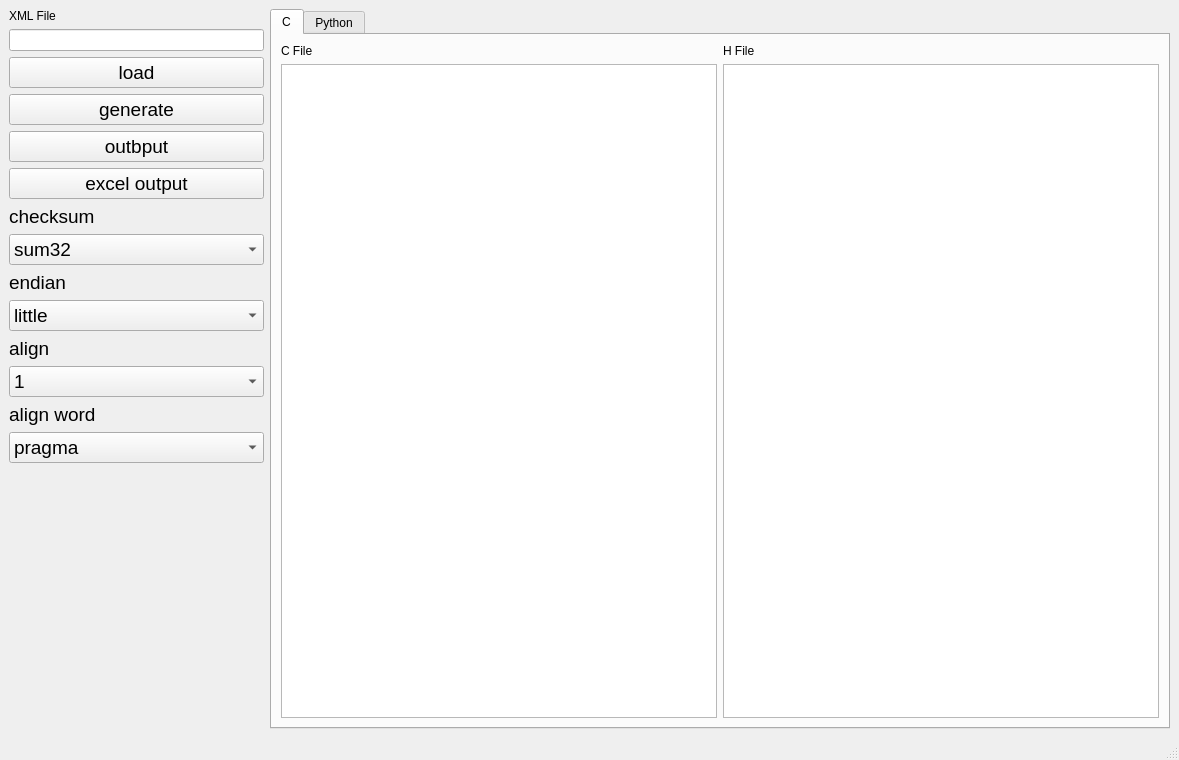
<?xml version="1.0" encoding="UTF-8"?>
<ui version="4.0">
 <class>MainWindow</class>
 <widget class="QMainWindow" name="MainWindow">
  <property name="geometry">
   <rect>
    <x>0</x>
    <y>0</y>
    <width>1179</width>
    <height>760</height>
   </rect>
  </property>
  <property name="font">
   <font>
    <family>Times New Roman</family>
   </font>
  </property>
  <property name="windowTitle">
   <string>Biologue_link</string>
  </property>
  <property name="windowIcon">
   <iconset resource="resource.qrc">
    <normaloff>:/icon/logo.png</normaloff>:/icon/logo.png</iconset>
  </property>
  <widget class="QWidget" name="centralwidget">
   <layout class="QGridLayout" name="gridLayout_2">
    <item row="0" column="0">
     <layout class="QVBoxLayout" name="verticalLayout">
      <item>
       <widget class="QLabel" name="label_2">
        <property name="font">
         <font>
          <family>Arial</family>
         </font>
        </property>
        <property name="text">
         <string>XML File</string>
        </property>
       </widget>
      </item>
      <item>
       <widget class="QLineEdit" name="file_lineEdit">
        <property name="font">
         <font>
          <family>Arial</family>
         </font>
        </property>
       </widget>
      </item>
      <item>
       <widget class="QPushButton" name="load_xml_Button">
        <property name="font">
         <font>
          <family>Arial</family>
          <pointsize>14</pointsize>
         </font>
        </property>
        <property name="text">
         <string>load</string>
        </property>
        <property name="icon">
         <iconset resource="resource.qrc">
          <normaloff>:/icon/load.png</normaloff>:/icon/load.png</iconset>
        </property>
       </widget>
      </item>
      <item>
       <widget class="QPushButton" name="gen_Button">
        <property name="font">
         <font>
          <family>Arial</family>
          <pointsize>14</pointsize>
         </font>
        </property>
        <property name="text">
         <string>generate</string>
        </property>
       </widget>
      </item>
      <item>
       <widget class="QPushButton" name="pushButton_2">
        <property name="font">
         <font>
          <family>Arial</family>
          <pointsize>14</pointsize>
         </font>
        </property>
        <property name="text">
         <string>outbput</string>
        </property>
       </widget>
      </item>
      <item>
       <widget class="QPushButton" name="pushButton_3">
        <property name="font">
         <font>
          <family>Arial</family>
          <pointsize>14</pointsize>
         </font>
        </property>
        <property name="text">
         <string>excel output</string>
        </property>
       </widget>
      </item>
      <item>
       <widget class="QLabel" name="label_4">
        <property name="font">
         <font>
          <family>Arial</family>
          <pointsize>14</pointsize>
         </font>
        </property>
        <property name="text">
         <string>&lt;html&gt;&lt;head/&gt;&lt;body&gt;&lt;p&gt;&lt;span style=&quot; font-size:14pt;&quot;&gt;checksum&lt;/span&gt;&lt;/p&gt;&lt;/body&gt;&lt;/html&gt;</string>
        </property>
       </widget>
      </item>
      <item>
       <widget class="QComboBox" name="check_method_comboBox">
        <property name="font">
         <font>
          <family>Arial</family>
          <pointsize>14</pointsize>
         </font>
        </property>
        <item>
         <property name="text">
          <string>sum32</string>
         </property>
        </item>
        <item>
         <property name="text">
          <string>sum8</string>
         </property>
        </item>
        <item>
         <property name="text">
          <string>sum16</string>
         </property>
        </item>
       </widget>
      </item>
      <item>
       <widget class="QLabel" name="label_5">
        <property name="font">
         <font>
          <family>Arial</family>
          <pointsize>14</pointsize>
         </font>
        </property>
        <property name="text">
         <string>&lt;html&gt;&lt;head/&gt;&lt;body&gt;&lt;p&gt;&lt;span style=&quot; font-size:14pt;&quot;&gt;endian&lt;/span&gt;&lt;/p&gt;&lt;/body&gt;&lt;/html&gt;</string>
        </property>
       </widget>
      </item>
      <item>
       <widget class="QComboBox" name="endian_comboBox">
        <property name="font">
         <font>
          <family>Arial</family>
          <pointsize>14</pointsize>
         </font>
        </property>
        <item>
         <property name="text">
          <string>little</string>
         </property>
        </item>
        <item>
         <property name="text">
          <string>big</string>
         </property>
        </item>
       </widget>
      </item>
      <item>
       <widget class="QLabel" name="label_6">
        <property name="font">
         <font>
          <family>Arial</family>
          <pointsize>14</pointsize>
         </font>
        </property>
        <property name="text">
         <string>&lt;html&gt;&lt;head/&gt;&lt;body&gt;&lt;p&gt;&lt;span style=&quot; font-size:14pt;&quot;&gt;align&lt;/span&gt;&lt;/p&gt;&lt;/body&gt;&lt;/html&gt;</string>
        </property>
       </widget>
      </item>
      <item>
       <widget class="QComboBox" name="align_comboBox">
        <property name="font">
         <font>
          <family>Arial</family>
          <pointsize>14</pointsize>
         </font>
        </property>
        <item>
         <property name="text">
          <string>1</string>
         </property>
        </item>
        <item>
         <property name="text">
          <string>2</string>
         </property>
        </item>
        <item>
         <property name="text">
          <string>3</string>
         </property>
        </item>
        <item>
         <property name="text">
          <string>4</string>
         </property>
        </item>
       </widget>
      </item>
      <item>
       <widget class="QLabel" name="label_7">
        <property name="font">
         <font>
          <family>Arial</family>
          <pointsize>14</pointsize>
         </font>
        </property>
        <property name="text">
         <string>&lt;html&gt;&lt;head/&gt;&lt;body&gt;&lt;p&gt;&lt;span style=&quot; font-size:14pt;&quot;&gt;align word&lt;/span&gt;&lt;/p&gt;&lt;/body&gt;&lt;/html&gt;</string>
        </property>
       </widget>
      </item>
      <item>
       <widget class="QComboBox" name="pack_attr_comboBox">
        <property name="font">
         <font>
          <family>Arial</family>
          <pointsize>14</pointsize>
         </font>
        </property>
        <item>
         <property name="text">
          <string>pragma</string>
         </property>
        </item>
        <item>
         <property name="text">
          <string>attribute</string>
         </property>
        </item>
       </widget>
      </item>
      <item>
       <spacer name="verticalSpacer">
        <property name="font">
         <font>
          <family>Arial</family>
         </font>
        </property>
        <property name="orientation">
         <enum>Qt::Vertical</enum>
        </property>
        <property name="sizeHint" stdset="0">
         <size>
          <width>20</width>
          <height>40</height>
         </size>
        </property>
       </spacer>
      </item>
     </layout>
    </item>
    <item row="0" column="1">
     <widget class="QTabWidget" name="tabWidget">
      <property name="minimumSize">
       <size>
        <width>900</width>
        <height>600</height>
       </size>
      </property>
      <property name="font">
       <font>
        <family>Arial</family>
       </font>
      </property>
      <property name="currentIndex">
       <number>0</number>
      </property>
      <widget class="QWidget" name="tab">
       <attribute name="title">
        <string>C</string>
       </attribute>
       <layout class="QGridLayout" name="gridLayout">
        <item row="0" column="0">
         <layout class="QVBoxLayout" name="verticalLayout_2">
          <item>
           <widget class="QLabel" name="label">
            <property name="font">
             <font>
              <family>Arial</family>
             </font>
            </property>
            <property name="text">
             <string>C File</string>
            </property>
           </widget>
          </item>
          <item>
           <widget class="QTextEdit" name="cfile_txt">
            <property name="font">
             <font>
              <family>Arial</family>
             </font>
            </property>
           </widget>
          </item>
         </layout>
        </item>
        <item row="0" column="1">
         <layout class="QVBoxLayout" name="verticalLayout_3">
          <item>
           <widget class="QLabel" name="label_3">
            <property name="font">
             <font>
              <family>Arial</family>
             </font>
            </property>
            <property name="text">
             <string>H File</string>
            </property>
           </widget>
          </item>
          <item>
           <widget class="QTextEdit" name="hfile_txt">
            <property name="font">
             <font>
              <family>Arial</family>
             </font>
            </property>
           </widget>
          </item>
         </layout>
        </item>
       </layout>
      </widget>
      <widget class="QWidget" name="tab_2">
       <attribute name="title">
        <string>Python</string>
       </attribute>
       <layout class="QGridLayout" name="gridLayout_3">
        <item row="0" column="0">
         <widget class="QTextEdit" name="pyfile_txt">
          <property name="font">
           <font>
            <family>Arial</family>
           </font>
          </property>
         </widget>
        </item>
       </layout>
      </widget>
     </widget>
    </item>
   </layout>
  </widget>
  <widget class="QMenuBar" name="menubar">
   <property name="geometry">
    <rect>
     <x>0</x>
     <y>0</y>
     <width>1179</width>
     <height>21</height>
    </rect>
   </property>
  </widget>
  <widget class="QStatusBar" name="statusbar"/>
 </widget>
 <resources>
  <include location="resource.qrc"/>
 </resources>
 <connections/>
</ui>
